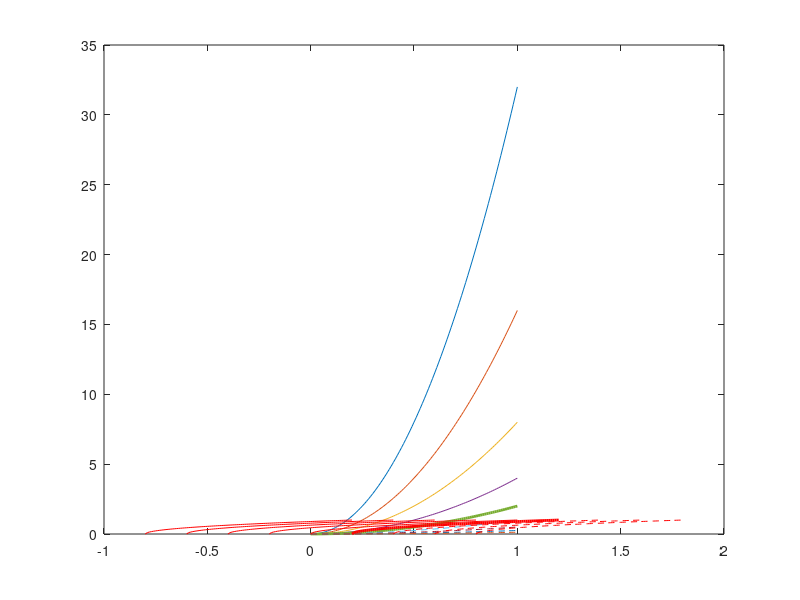

Recreate this plot in MATLAB. (Note: this script raises an error after producing the figure.)
clear all;

N=101;
h=1/(N-1);
x=[0:N-1]*h;

a = [32,16,8,4,2,1,1/2,1/4,1/8];
for i=1:9
       y=a(i)*x.^2;
    if i< 5
        p=plot(x,y);
    elseif i>5
        p=plot(x,y,'--');
    else
        p=plot(x,y);
        set(p,'linewidth',2)
    end
    hold on
end

b = [-0.8 -0.6 -0.4 -0.2 0.0 0.2 0.4 0.6 0.8];
for i=1:9
    for j=1:N
        x(j)=b(i)+h*(j-1);
    end
    y=sqrt(x-b(i));
    if i< 6
        p=plot(x,y);
        set(p,'color','red');
    elseif i>6
        p=plot(x,y,'--');
        set(p,'color','red');
    else
        p=plot(x,y);
        set(p,'linewidth',2,'color','red');
    end
    hold on
end

xlabel(texlabel('x_1'),'fontsize',14)
ylabel(texlabel('x_2'),'fontsize',14)
axis([0 1 0 1])
axis square
hold off
